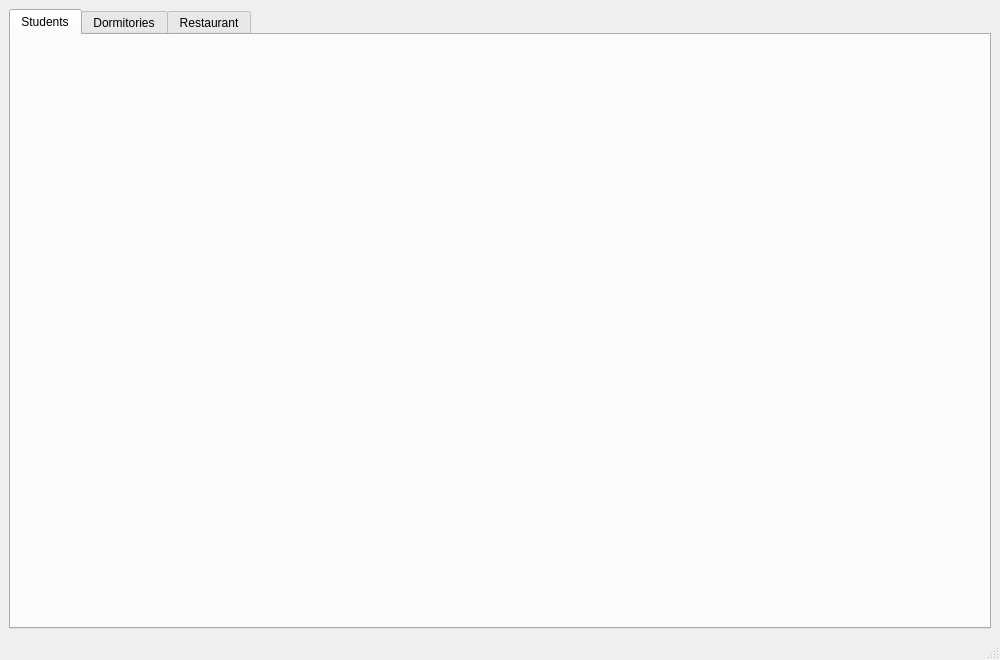
<?xml version="1.0" encoding="UTF-8"?>
<ui version="4.0">
 <class>MainWindow</class>
 <widget class="QMainWindow" name="MainWindow">
  <property name="geometry">
   <rect>
    <x>0</x>
    <y>0</y>
    <width>1000</width>
    <height>660</height>
   </rect>
  </property>
  <property name="windowTitle">
   <string>UDRMS – Dormitory Management</string>
  </property>
  <widget class="QWidget" name="centralwidget">
   <layout class="QVBoxLayout" name="verticalLayout">
    <item>
     <widget class="QTabWidget" name="tabWidget">
      <property name="currentIndex">
       <number>0</number>
      </property>
      <widget class="QWidget" name="Student">
       <attribute name="title">
        <string>Students</string>
       </attribute>
      </widget>
      <widget class="QWidget" name="Dormitories">
       <attribute name="title">
        <string>Dormitories</string>
       </attribute>
      </widget>
      <widget class="QWidget" name="Restaurant">
       <attribute name="title">
        <string>Restaurant</string>
       </attribute>
      </widget>
     </widget>
    </item>
   </layout>
  </widget>
  <widget class="QStatusBar" name="statusbar"/>
 </widget>
 <resources/>
 <connections/>
</ui>
